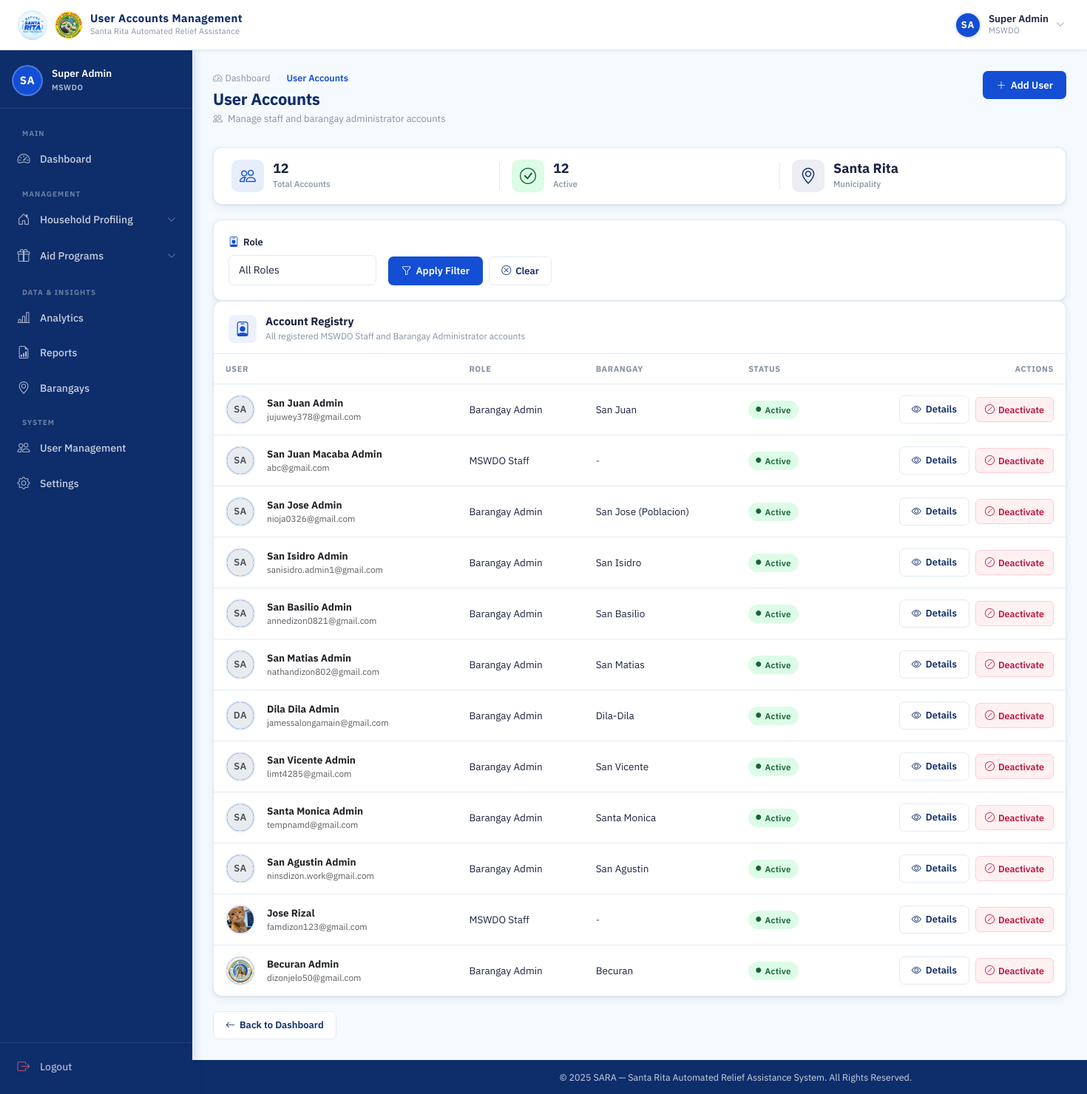
Screenshot of /mswdo/users/ (signed in) with the database file from the repository.
### accounts/models.py (models this page shows, shortened)
class User(AbstractUser):
    ROLE_CHOICES = (
        ('MSWDO', 'MSWDO Admin'),
        ('MSWDO_STAFF', 'MSWDO Staff'),
        ('BARANGAY', 'Barangay Admin'),
    )
    email = models.EmailField(unique=True)
    role = models.CharField(max_length=20, choices=ROLE_CHOICES)
    barangay = models.ForeignKey(
        'Barangay', on_delete=models.SET_NULL, blank=True, null=True, related_name='users'
    )
    is_active = models.BooleanField(default=True)
    middle_name = models.CharField(max_length=150, blank=True)
    suffix = models.CharField(max_length=10, blank=True, null=True)
    position = models.CharField(max_length=100, blank=True)
    birth_place = models.CharField(max_length=200, blank=True)
    CIVIL_STATUS_CHOICES = (
        ('SINGLE', 'Single'),
        ('MARRIED', 'Married'),
        ('WIDOWED', 'Widowed'),
        ('SEPARATED', 'Separated'),
        ('ANNULLED', 'Annulled'),
    )
    civil_status = models.CharField(max_length=20, choices=CIVIL_STATUS_CHOICES, blank=True)
    citizenship = models.CharField(max_length=100, blank=True, default='Filipino')
    must_change_password = models.BooleanField(default=False)
    SEX_CHOICES = (
        ('M', 'Male'),
        ('F', 'Female'),
    )
    sex = models.CharField(max_length=1, choices=SEX_CHOICES, blank=True)
    birthdate = models.DateField(blank=True, null=True)
    @property
    def age(self):
        if self.birthdate:
            today = datetime.date.today()
            return today.year - self.birthdate.year - ((today.month, today.day) < (self.birthdate.month, self.birthdate.day))
        return None
    contact_number = models.CharField(
        max_length=13,
        blank=True,
        validators=[
            RegexValidator(
                regex=r'^(09|\+639)\d{9}$',
                message="Phone number must be entered in the format: '09XXXXXXXXX' or '+639XXXXXXXXX'."
            )
        ]
    )
    profile_image = models.ImageField(upload_to=user_profile_image_path, blank=True, null=True)

class Barangay(models.Model):
    name = models.CharField(max_length=100, unique=True)

### accounts/views.py (the view)
# urls.py: path('mswdo/users/', views.user_accounts, name='user_accounts'),
@login_required(login_url='login')
@session_protected
def user_accounts(request):
    if request.user.role != 'MSWDO':
        return HttpResponseForbidden("Access Denied")
    users = User.objects.filter(role__in=['BARANGAY', 'MSWDO_STAFF']).select_related('barangay')
    role_filter = request.GET.get('role', '')
    barangay_filter = request.GET.get('barangay', '')
    if role_filter in ['MSWDO_STAFF', 'BARANGAY']:
        users = users.filter(role=role_filter)
        if role_filter == 'BARANGAY' and barangay_filter:
            users = users.filter(barangay_id=barangay_filter)
    users = users.order_by('-date_joined')
    active_count = users.filter(is_active=True).count()
    barangays = Barangay.objects.all().order_by('name')
    return render(request, 'accounts/user_accounts.html', {
        'users': users,
        'active_count': active_count,
        'barangays': barangays,
        'selected_role': role_filter,
        'selected_barangay': barangay_filter,
    })

### accounts/templates/accounts/user_accounts.html (shortened to what this page needs)
{% extends 'base.html' %}
{% load static %}
{% block navbar_title %}User Accounts Management{% endblock %}
{% block css %}
<link rel="stylesheet" href="{% static 'css/mswdo_dashboard.css' %}">
<link rel="stylesheet" href="{% static 'css/barangay_accounts.css' %}">
<link rel="stylesheet" href="{% static 'css/scan_rfid.css' %}">
{% endblock %}
{% block content %}
<div class="dash-page-header">
  <div>
    <div class="page-breadcrumb">
      <a href="{% url 'mswdo_dashboard' %}" class="breadcrumb-link">
        <i class="bi bi-speedometer2"></i> Dashboard
      </a>
      <i class="bi bi-chevron-right breadcrumb-sep"></i>
      <span class="breadcrumb-current">User Accounts</span>
    </div>
    <h1 class="dash-page-title">User Accounts</h1>
    <p class="dash-page-sub">
      <i class="bi bi-people me-1"></i>
      Manage staff and barangay administrator accounts
    </p>
  </div>
  <div class="dash-header-actions">
    <a href="{% url 'create_user' %}" class="btn-dash-primary">
      <i class="bi bi-plus-lg"></i> Add User
    </a>
  </div>
</div>
<div id="accountsPageContent">
<div class="acct-summary-strip">
  <div class="acct-summary-item">
    <i class="bi bi-people acct-summary-icon acct-summary-icon--blue"></i>
    <div>
      <span class="acct-summary-val">{{ users|length }}</span>
      <span class="acct-summary-label">Total Accounts</span>
    </div>
  </div>
  <div class="acct-summary-item">
    <i class="bi bi-check-circle acct-summary-icon acct-summary-icon--green"></i>
    <div>
      <span class="acct-summary-val">
        {{ active_count }}
      </span>
      <span class="acct-summary-label">Active</span>
    </div>
  </div>
  <div class="acct-summary-item">
    <i class="bi bi-geo-alt acct-summary-icon acct-summary-icon--navy"></i>
    <div>
      <span class="acct-summary-val">Santa Rita</span>
      <span class="acct-summary-label">Municipality</span>
    </div>
  </div>
</div>
<div class="dash-panel">
  <div class="dash-panel__body">
    <form method="get" id="filterForm" class="d-flex align-items-end gap-3 flex-wrap">
      <div class="acct-form__group mb-0" style="min-width: 200px;">
        <label class="acct-form__label" for="roleFilter">
          <i class="bi bi-person-badge"></i> Role
        </label>
        <div class="acct-form__control-wrap">
          <select name="role" class="form-control" id="roleFilter" onchange="toggleBarangayFilter()">
            <option value="" {% if not selected_role %}selected{% endif %}>All Roles</option>
          </select>
        </div>
      </div>
      <div class="d-flex gap-2">
        <button type="submit" class="btn-dash-primary">
          <i class="bi bi-funnel"></i> Apply Filter
        </button>
        <a href="{% url 'user_accounts' %}" class="btn-dash-outline">
          <i class="bi bi-x-circle"></i> Clear
        </a>
      </div>
    </form>
  </div>
</div>
<div class="dash-panel">
  <div class="dash-panel__header">
    <div class="dash-panel__header-left">
      <i class="bi bi-person-badge dash-panel__icon"></i>
      <div>
        <h2 class="dash-panel__title">Account Registry</h2>
        <p class="dash-panel__sub">All registered MSWDO Staff and Barangay Administrator accounts</p>
      </div>
    </div>
  </div>
  <div class="dash-panel__body p-0">
    <div class="table-responsive">
      <table class="acct-table">
        <thead>
          <tr>
            <th class="acct-th">User</th>
            <th class="acct-th">Role</th>
            <th class="acct-th">Barangay</th>
            <th class="acct-th">Status</th>
            <th class="acct-th acct-th--actions">Actions</th>
          </tr>
        </thead>
        <tbody>
          {% for user in users %}
          <tr class="acct-row">
            <td class="acct-td">
              <div class="d-flex align-items-center gap-3">
                <div class="topbar-avatar" style="width: 40px; height: 40px; flex-shrink: 0;">
                  {% if user.profile_image %}
                    <img src="{{ user.profile_image.url }}" alt="{{ user.get_full_name }}" style="width: 100%; height: 100%; border-radius: 50%; object-fit: cover;">
                  {% else %}
                    <span class="avatar-initials" style="width: 100%; height: 100%; display: flex; align-items: center; justify-content: center; background: #e9ecef; color: #495057; border-radius: 50%; font-weight: 600;">
                      {{ user.first_name|first|upper }}{{ user.last_name|first|upper }}
                    </span>
                  {% endif %}
                </div>
                <div>
                  <div class="fw-bold text-dark">
                    {{ user.first_name }}
                    {{ user.last_name }}
                  </div>
                  <div class="text-muted small">{{ user.email }}</div>
                </div>
              </div>
            </td>
            <td class="acct-td">{{ user.get_role_display }}</td>
            <td class="acct-td">
                {% if user.role == 'BARANGAY' and user.barangay %}
                    {{ user.barangay.name }}
                {% else %}
                    <span class="text-muted">-</span>
                {% endif %}
            </td>
            <td class="acct-td">
              {% if user.is_active %}
                <span class="acct-badge acct-badge--active">
                  <i class="bi bi-circle-fill"></i> Active
                </span>
              {% else %}
                <span class="acct-badge acct-badge--inactive">
                  <i class="bi bi-circle-fill"></i> Deactivated
                </span>
              {% endif %}
            </td>
            <td class="acct-td acct-td--actions">
              <div class="acct-actions">
                <button type="button" class="btn-dash-outline" onclick="openUserModal({{ user.id }})" title="View Details">
                  <i class="bi bi-eye"></i>
                  <span>Details</span>
                </button>
                {% if user.is_active %}
                <a href="{% url 'deactivate_user' user.id %}"
                   class="acct-btn acct-btn--deactivate"
                   title="Deactivate account"
                   onclick="event.preventDefault(); showConfirmModal('Deactivate {{ user.username }} account?', function() { window.location.href = '{% url 'deactivate_user' user.id %}'; }, { title: 'Deactivate Account', confirmText: 'Deactivate' });">
                  <i class="bi bi-slash-circle"></i>
                  <span>Deactivate</span>
                </a>
                {% endif %}
              </div>
            </td>
          </tr>
          {% endfor %}
        </tbody>
      </table>
    </div>
  </div>
</div>
</div>
<div class="page-back-row">
  <a href="{% url 'mswdo_dashboard' %}" class="btn-dash-outline">
    <i class="bi bi-arrow-left"></i> Back to Dashboard
  </a>
</div>
{% endblock %}

### templates/base.html (shortened to what this page needs)
{% load static %}
<!DOCTYPE html>
<html lang="en">
<head>
  <link href="https://cdn.jsdelivr.net/npm/bootstrap@5.3.2/dist/css/bootstrap.min.css" rel="stylesheet">
  <link href="https://cdn.jsdelivr.net/npm/bootstrap-icons@1.11.3/font/bootstrap-icons.min.css" rel="stylesheet">
  <link rel="stylesheet" href="{% static 'css/base.css' %}">
  <link rel="stylesheet" href="{% static 'css/scan_rfid.css' %}">
  <link rel="stylesheet" href="{% static 'css/loading_modal.css' %}">
  {% block css %}{% endblock %}
</head>
<body>
  <div class="page-wrapper">
    <nav class="topbar" id="topbar">
      <div class="topbar-left">
        <a class="topbar-brand" href="#">
          <img src="{% static 'images/logo.jpg' %}" alt="SARA Logo" class="topbar-logo">
          <img src="{% static 'images/SRP.png' %}" alt="SRP Logo" class="topbar-logo topbar-logo--srp">
          <div class="topbar-title-group">
            <span class="topbar-title">{% block navbar_title %}SARA SYSTEM{% endblock %}</span>
            <span class="topbar-subtitle">Santa Rita Automated Relief Assistance</span>
          </div>
        </a>
      </div>
      <div class="topbar-right">
        {% if user.is_authenticated %}
        <div class="topbar-user" id="userDropdownToggle">
          <div class="topbar-avatar">
            {% if user.profile_image %}
            <img src="{{ user.profile_image.url }}" alt="{{ user.get_full_name }}">
            {% else %}
            <span class="avatar-initials">
              {{ user.first_name|first|upper }}{{ user.last_name|first|upper }}
            </span>
            {% endif %}
          </div>
          <div class="topbar-user-info">
            <span class="topbar-username">{{ user.get_full_name|default:user.username }}</span>
            <span class="topbar-role">{{ user.role|default:"User" }}</span>
          </div>
          <i class="bi bi-chevron-down topbar-chevron" id="userChevron"></i>
        </div>
        {% endif %}
      </div>
    </nav>
    {% if user.is_authenticated and not hide_sidebar %}
    <aside class="sidebar" id="sidebar">
      <div class="sidebar-header">
        <div class="sidebar-user-card">
          <div class="sidebar-avatar">
            {% if user.profile_image %}
            <img src="{{ user.profile_image.url }}" alt="{{ user.get_full_name }}">
            {% else %}
            <span class="avatar-initials avatar-initials--lg">
              {{ user.first_name|first|upper }}{{ user.last_name|first|upper }}
            </span>
            {% endif %}
          </div>
          <div class="sidebar-user-info">
            <span class="sidebar-username">{{ user.get_full_name|default:user.username }}</span>
            <span class="sidebar-role-badge">{{ user.role|default:"User" }}</span>
          </div>
        </div>
      </div>
      <nav class="sidebar-body">
        <ul class="sidebar-nav">
          {% if user.role == 'MSWDO' %}
          <li class="sidebar-section-label">Main</li>
          <li class="sidebar-item">
            <a href="{% url 'mswdo_dashboard' %}"
              class="sidebar-link {% if request.resolver_match.url_name == 'mswdo_dashboard' %}active{% endif %}">
              <i class="bi bi-speedometer2"></i>
              <span>Dashboard</span>
            </a>
          </li>
          <li class="sidebar-section-label">Management</li>
          <li class="sidebar-item sidebar-item--accordion">
            <button class="sidebar-link sidebar-accordion-btn" data-target="householdSubmenu" aria-expanded="false">
              <i class="bi bi-house-door"></i>
              <span>Household Profiling</span>
              <i class="bi bi-chevron-down sidebar-arrow"></i>
            </button>
          </li>
          <li class="sidebar-item sidebar-item--accordion">
            <button class="sidebar-link sidebar-accordion-btn" data-target="aidSubmenu" aria-expanded="false">
              <i class="bi bi-gift"></i>
              <span>Aid Programs</span>
              <i class="bi bi-chevron-down sidebar-arrow"></i>
            </button>
          </li>
          <li class="sidebar-section-label">Data & Insights</li>
          <li class="sidebar-item">
            <a href="{% url 'analytics' %}"
              class="sidebar-link {% if request.resolver_match.url_name == 'analytics' %}active{% endif %}">
              <i class="bi bi-bar-chart-line"></i>
              <span>Analytics</span>
            </a>
          </li>
          <li class="sidebar-item">
            <a href="{% url 'aid_reports' %}"
              class="sidebar-link {% if request.resolver_match.url_name == 'aid_reports' %}active{% endif %}">
              <i class="bi bi-file-earmark-bar-graph"></i>
              <span>Reports</span>
            </a>
          </li>
          <li class="sidebar-item">
            <a href="{% url 'barangay_list' %}" class="sidebar-link">
              <i class="bi bi-geo-alt"></i>
              <span>Barangays</span>
            </a>
          </li>
          <li class="sidebar-section-label">System</li>
          <li class="sidebar-item">
            <a href="{% url 'user_accounts' %}" class="sidebar-link">
              <i class="bi bi-people"></i>
              <span>User Management</span>
            </a>
          </li>
          <li class="sidebar-item">
            <a href="{% url 'settings' %}" class="sidebar-link">
              <i class="bi bi-gear"></i>
              <span>Settings</span>
            </a>
          </li>
          {% endif %}
        </ul>
      </nav>
      <div class="sidebar-footer">
        <a href="{% url 'logout' %}" class="sidebar-link sidebar-logout">
          <i class="bi bi-box-arrow-right"></i>
          <span>Logout</span>
        </a>
      </div>
    </aside>
    {% endif %}
    <main class="{% if user.is_authenticated and not hide_sidebar %}main-content{% endif %}">
      {% block content %}{% endblock %}
    </main>
    <footer
      class="{% if user.is_authenticated and not hide_sidebar %}footer footer--dashboard{% else %}footer{% endif %}">
      <div class="footer-content">
        <p>&copy; 2025 SARA &mdash; Santa Rita Automated Relief Assistance System. All Rights Reserved.</p>
      </div>
    </footer>
  </div>
</body>
</html>

### rows the page displays
User: first_name|first "S", last_name|first "A", get_full_name "Super Admin", role "MSWDO"
User: first_name|first "S", last_name|first "A", first_name "San Juan", last_name "Admin", email "jujuwey378@gmail.com", role "Barangay Admin", barangay.name "San Juan", is_active True (drawn)
User: first_name|first "S", last_name|first "A", first_name "San Juan Macaba", last_name "Admin", email "abc@gmail.com", role "MSWDO Staff", is_active True (drawn)
User: first_name|first "S", last_name|first "A", first_name "San Jose", last_name "Admin", email "nioja0326@gmail.com", role "Barangay Admin", barangay.name "San Jose (Poblacion)", is_active True (drawn)
User: first_name|first "S", last_name|first "A", first_name "San Isidro", last_name "Admin", email "sanisidro.admin1@gmail.com", role "Barangay Admin", barangay.name "San Isidro", is_active True (drawn)
User: first_name|first "S", last_name|first "A", first_name "San Basilio", last_name "Admin", email "annedizon0821@gmail.com", role "Barangay Admin", barangay.name "San Basilio", is_active True (drawn)
User: first_name|first "S", last_name|first "A", first_name "San Matias", last_name "Admin", email "nathandizon802@gmail.com", role "Barangay Admin", barangay.name "San Matias", is_active True (drawn)
User: first_name|first "D", last_name|first "A", first_name "Dila Dila", last_name "Admin", email "jamessalongamain@gmail.com", role "Barangay Admin", barangay.name "Dila-Dila", is_active True (drawn)
User: first_name|first "S", last_name|first "A", first_name "San Vicente", last_name "Admin", email "limt4285@gmail.com", role "Barangay Admin", barangay.name "San Vicente", is_active True (drawn)
User: first_name|first "S", last_name|first "A", first_name "Santa Monica", last_name "Admin", email "tempnamd@gmail.com", role "Barangay Admin", barangay.name "Santa Monica", is_active True (drawn)
User: first_name|first "S", last_name|first "A", first_name "San Agustin", last_name "Admin", email "ninsdizon.work@gmail.com", role "Barangay Admin", barangay.name "San Agustin", is_active True (drawn)
User: profile_image (picture), first_name "Jose", last_name "Rizal", email "famdizon123@gmail.com", role "MSWDO Staff", is_active True (drawn)
User: profile_image (picture), first_name "Becuran", last_name "Admin", email "dizonjelo50@gmail.com", role "Barangay Admin", barangay.name "Becuran", is_active True (drawn)

### other values shown
{{ users|length }} "12"
{{ active_count }} "12"
